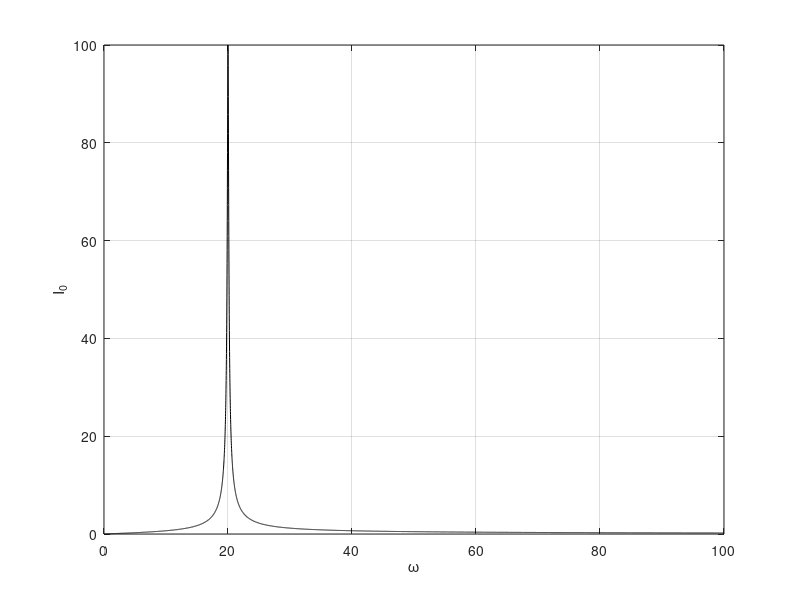

Reproduce this figure in MATLAB.
% General Physics IIA Principle of Homemade Radio
% Draw the curve of the amplitude of the current varying with the frequency of the output of the power sourse in LRC series connection circuit(I_0~omega curve) 
clc
clear
R = 0.01;
L = 0.05;
C = 0.05;
E_0 = 1;
omega = 0:0.01:100;
I_0 = E_0 ./ sqrt(R.^2 + (1 ./ (omega .* C) - omega * L).^2);
hold off
plot(omega,I_0,'k-')
hold on
grid on
xlabel '\omega'
ylabel 'I_0'
axis([0 100 0 100])